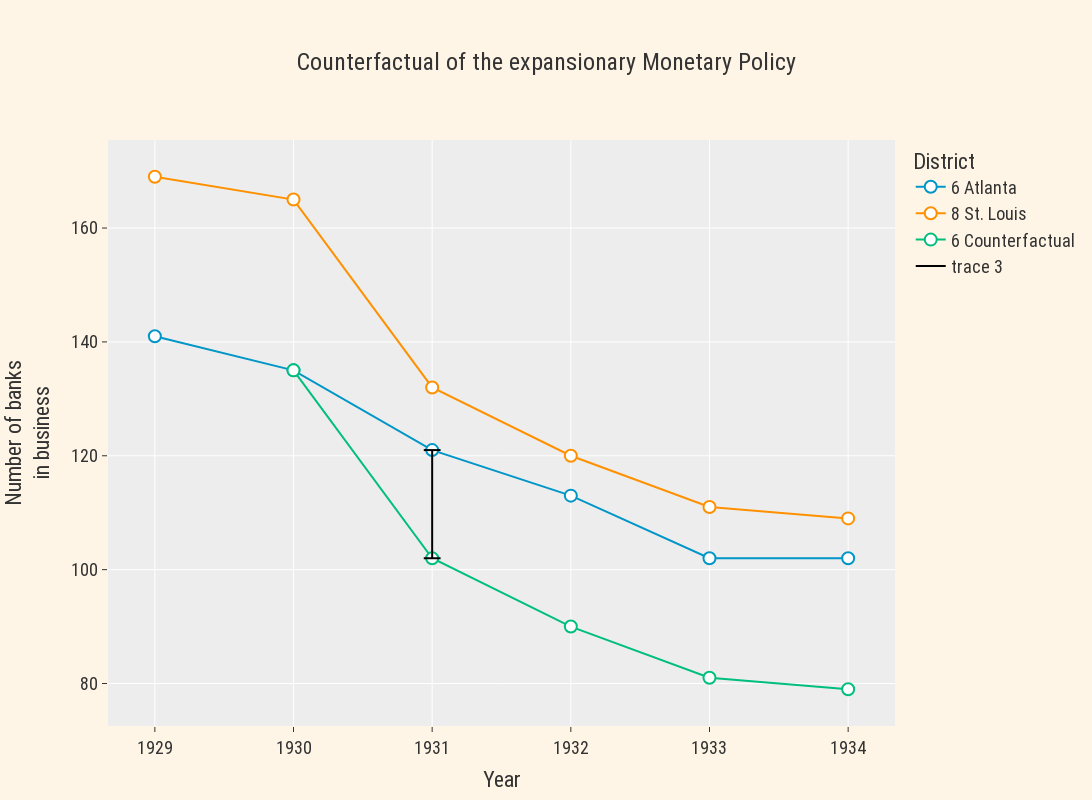

Write notebook code for a chart like this one.
### Code cell
import numpy as np
dddf = ddf.pivot(index='date', columns='district')['n_banks']
a = dddf.loc[dddf.index.year==1930,'8 St. Louis'] - dddf.loc[(dddf.index.year==1930),'6 Atlanta']
dddf['diff86'] = a.values[0]
dddf['6 Counterfactual'] = np.where(dddf.index.year >= 1930, dddf['8 St. Louis'] - dddf['diff86'], np.NaN)
dddf = dddf.drop('diff86', axis=1).reset_index().melt('date', value_name='n_banks')
dddf['year'] = dddf.date.dt.year

fig = px.line(dddf, x='year', y='n_banks', color='district', markers=True,
              color_discrete_map={ # replaces default color mapping by value
                "6 Atlanta": my_blue, "8 St. Louis": my_orange,
            },
            title = "Counterfactual of the expansionary Monetary Policy",
            labels={ # replaces default labels by column name
                "n_banks": "Number of banks<br>in business",  "year": "Year", "district":"District"
            },)
fig.add_trace(go.Scatter(x=[1931,1931], y =[102,121], line={"color":"black"}, marker=dict(symbol='line-ew')))

fig.add_annotation(
    x=datetime.datetime.strptime("1932-01-01", "%Y-%m-%d").timestamp() * 1000,
    xref="x2",
    y=140,
    ax=70,
    showarrow=False,
    text="St. Louis adopts<br>Atlanta's policies"
)

fig.show()

### Figure 1 — Plotly figure (JSON) as saved in the notebook; plotly's stock layout.template omitted (floating-point values rounded to 4 significant figures)
{"data": [{"hovertemplate": "District=6 Atlanta<br>Year=%{x}<br>Number of banks<br>in business=%{y}<extra></extra>", "legendgroup": "6 Atlanta", "line": {"color": "#0096c7", "dash": "solid"}, "marker": {"symbol": "circle"}, "mode": "lines+markers", "name": "6 Atlanta", "orientation": "v", "showlegend": true, "type": "scatter", "x": [1929, 1930, 1931, 1932, 1933, 1934], "xaxis": "x", "y": [141, 135, 121, 113, 102, 102], "yaxis": "y"}, {"hovertemplate": "District=8 St. Louis<br>Year=%{x}<br>Number of banks<br>in business=%{y}<extra></extra>", "legendgroup": "8 St. Louis", "line": {"color": "#ff9100", "dash": "solid"}, "marker": {"symbol": "circle"}, "mode": "lines+markers", "name": "8 St. Louis", "orientation": "v", "showlegend": true, "type": "scatter", "x": [1929, 1930, 1931, 1932, 1933, 1934], "xaxis": "x", "y": [169, 165, 132, 120, 111, 109], "yaxis": "y"}, {"hovertemplate": "District=6 Counterfactual<br>Year=%{x}<br>Number of banks<br>in business=%{y}<extra></extra>", "legendgroup": "6 Counterfactual", "line": {"color": "#00BF7D", "dash": "solid"}, "marker": {"symbol": "circle"}, "mode": "lines+markers", "name": "6 Counterfactual", "orientation": "v", "showlegend": true, "type": "scatter", "x": [1929, 1930, 1931, 1932, 1933, 1934], "xaxis": "x", "y": [null, 135, 102, 90, 81, 79], "yaxis": "y"}, {"line": {"color": "black"}, "marker": {"symbol": "line-ew"}, "type": "scatter", "x": [1931, 1931], "y": [102, 121]}], "layout": {"height": 800, "legend": {"title": {"text": "District"}, "tracegroupgap": 0}, "title": {"text": "Counterfactual of the expansionary Monetary Policy"}, "width": 1600, "xaxis": {"anchor": "y", "autorange": true, "domain": [0, 1], "range": [1929.0, 1934.0], "title": {"text": "Year"}, "type": "linear"}, "yaxis": {"anchor": "x", "autorange": true, "domain": [0, 1], "range": [72.53, 175.5], "title": {"text": "Number of banks<br>in business"}, "type": "linear"}}}
